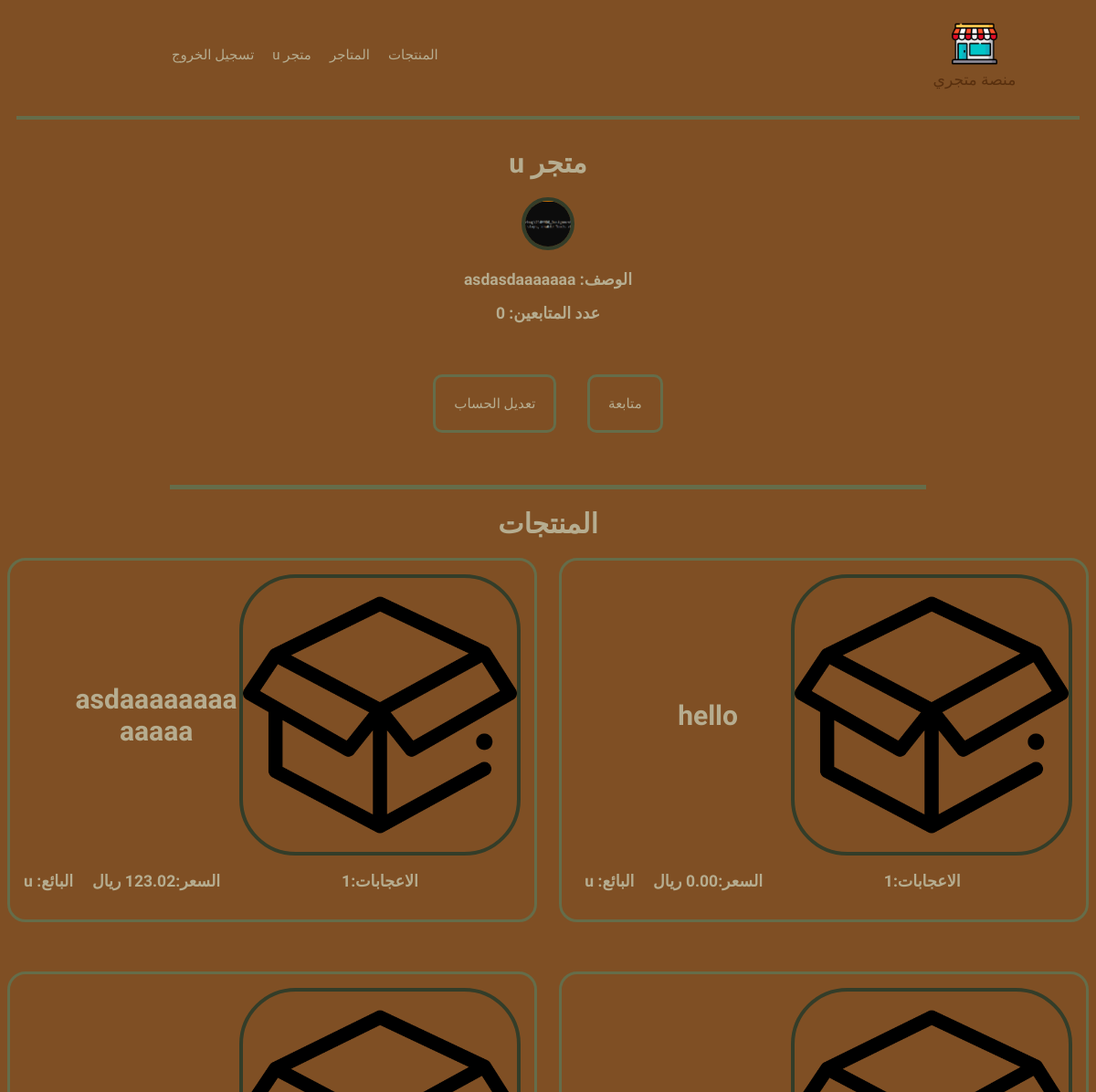
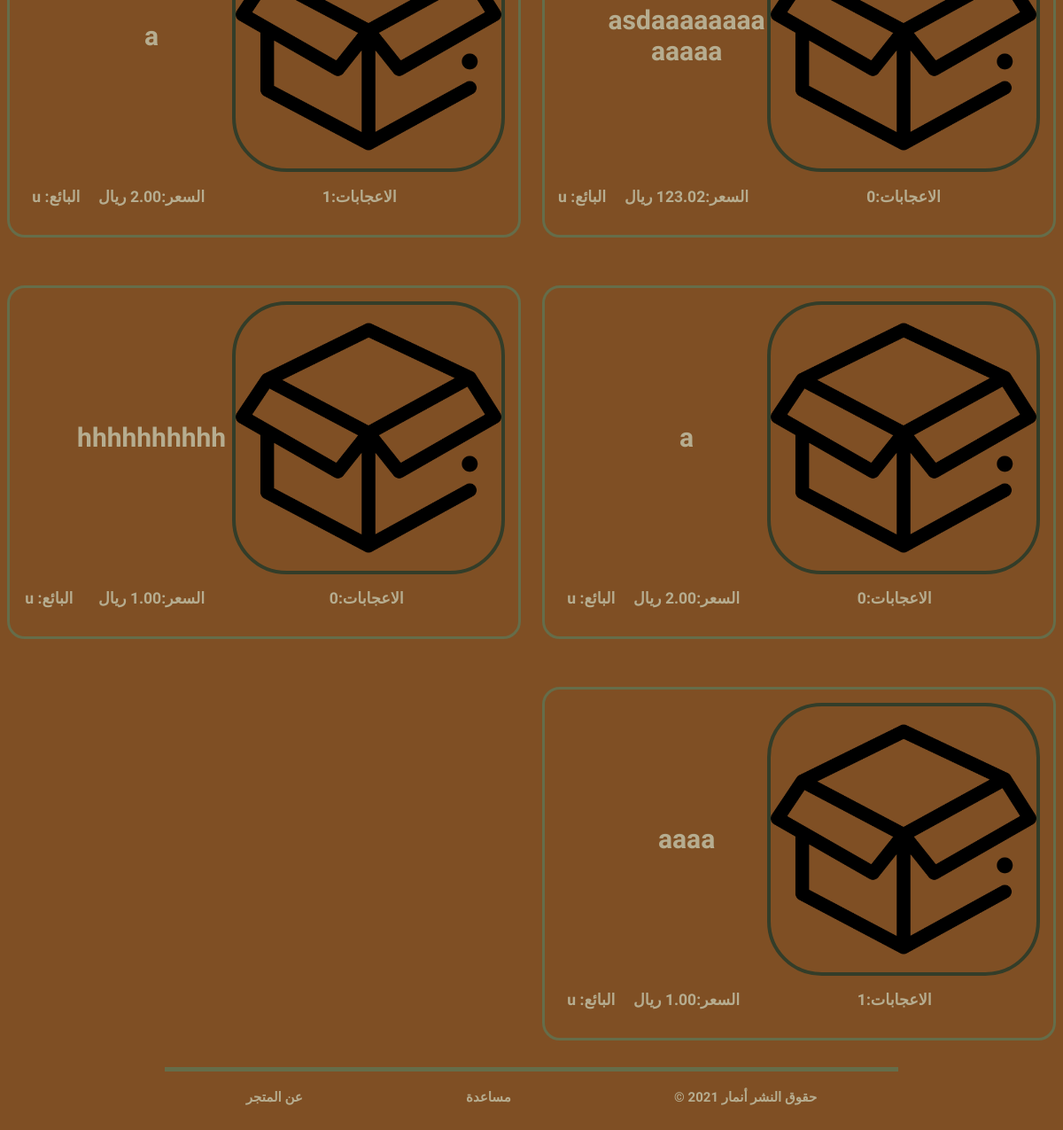
The page /userProfile/2/ (signed in) on the database its author committed (2 pictures, top to bottom).
### UserAccount/models.py (models this page shows)
class Profile(models.Model):
    username = OneToOneField(User, on_delete=models.CASCADE, related_name="user_profile")
    description = models.TextField()
    image = models.ImageField(default="user.png", upload_to="images", blank=True)
    followers = models.ManyToManyField(User, null=True, blank=True)

### Products/models.py (models this page shows)
class Product(models.Model):
    seller = models.ForeignKey(User, on_delete=models.CASCADE, related_name="seller", verbose_name="seller_products")
    image = models.ImageField(default="product.png", upload_to="images", blank=True)
    title = models.CharField(max_length=100)
    description = models.TextField(max_length=300)
    stock = models.IntegerField()
    price = models.DecimalField(max_digits=5, decimal_places=2)
    location = models.CharField(max_length=100)
    payment_type = models.CharField(max_length=100)
    delivery_type = models.CharField(max_length=100)
    likes = models.ManyToManyField(User, null=True, blank=True, related_name='likes')

### UserAccount/views.py (the view)
# urls.py: path("userProfile/<int:id>/", views.userProfile, name="userProfile"),
@login_required
def userProfile(request, id):
    profile = models.Profile.objects.get(id=id)
    followers = profile.followers.all().count()
    products = profile.username.seller.all()
    context = {
        'profile':profile,
        "followers":followers,
        'products':products
    }
    return render(request,"UserAccount/userProfile.html", context)

### UserAccount/templates/UserAccount/userProfile.html (shortened to what this page needs)
{% extends 'base.html' %}
{% block content %}
<div>
    <h1>متجر {{profile.username}}</h1>
    {% if profile.image %}
    <img class="profile-img" src="{{profile.image.url}}" alt="" srcset="">
    {% endif %}
</div>
<h3> الوصف: {{profile.description}}</h3>
<h3>عدد المتابعين: {{followers}}</h3>
<div class="btn-container">
{% if request.user in profile.followers.all %}
<a class="btn" href="{% url 'follow' profile.id %}">الغاء المتابعة</a>
{% else %}
<a class="btn" href="{% url 'follow' profile.id %}">متابعة</a>
{% endif %}
{% if profile.username == request.user %}
    <a class="btn" href="{% url 'createProfile' %}">تعديل الحساب</a>
{% endif %}
</div>
    <h1>المنتجات</h1>
    {% if products %}
    <div class="product-grid">
        {% for product in products %}
            <a href="{% url 'productGet' product.id %}">
                <div class="product">
                    {% if product.image %}
                    <img class="product-img" src="{{ product.image.url }}">
                    {% endif %}
                    <h1>{{product.title}}</h1>
                    <h3>الاعجابات:{{product.likes.count}}</h3>
                    <h3>السعر:{{product.price}} ريال </h3>
                    <h3>البائع: {{product.seller}}</h3>
                </div>
            </a>
        {% endfor %}
    </div>
    {% else %}
    <h2>لم يتم اضافة اي منتج بعد.</h2>
    {% endif %}
{% endblock %}

### templates/base.html (shortened to what this page needs)
{% load static %}
<!DOCTYPE html>
<html dir="rtl" lang="ar">
<head>
    <link rel="stylesheet" href="{% static "css/base.css" %}">
</head>
<body>
    {% block nav %}
    <nav>
        <ul class="nav-container">
            <div class="logo">
                <li>
                    <img class="logo-img" src="{% static 'logo.png' %}">
                    <span class="logo-text">
                        منصة متجري
                    </span>
                </li>
            </div>
            {% if request.get_full_path == "/products/" %}
            <li class="active"><a href="{% url 'product_index' %}">المنتجات</a></li>
            <li><a href="{% url 'user_index' %}">المتاجر</a></li>
            {% elif request.get_full_path == "/users/"%}
            <li><a href="{% url 'product_index' %}">المنتجات</a></li>
            <li class="active"><a href="{% url 'user_index' %}">المتاجر</a></li>
            {% elif request.get_full_path == "/users/"%}
            {% else %}
            <li><a href="{% url 'product_index' %}">المنتجات</a></li>
            <li><a href="{% url 'user_index' %}">المتاجر</a></li>
            {% endif %}
            {% if request.user.is_authenticated %}
            <li><a href="{% url 'userProfile' request.user.user_profile.id %}">متجر {{request.user.username}}</a></li>
            <li>
                <a href="{% url 'logout' %}">تسجيل الخروج</a>
            </li>
            {% endif %}
        </ul>
    </nav>
    {% endblock %}
    {% block content %}
    {% endblock %}
{% block footer %}
<div class="footer">
    <h4>حقوق النشر أنمار 2021 &copy;</h4>
    <h4><a href="{% url 'notYet' %}">مساعدة</a></h4>
    <h4><a href="{% url 'notYet' %}">عن المتجر</a></h4>
</div>
{% endblock %}
</body>
</html>

### static/css/base.css (style rules this page uses)
:root { --logo-color:#582F0E; --primary-bg: #7F4F24; --secondary-bg: #936639; --primary-bg-hover: #A68A64; --secondary-bg-hover: #A68A64; --primary-text-color:#B6AD90; --primary-text-color-hover:#656D4A; --secondary-text-color:#414833; --secondary-text-color-hover:#B6AD90; --btn-bg-color:#C2C5AA; --btn-bg-color-hover:#333D29; --input-bg-color:white; --input-bg-color-hover:gray; --primary-other-color:#656D4A; --primary-other-color-hover:#333D29; --secondary-other-color:#333D29; --secondary-other-color-hover:#C2C5AA; }
body { background-color: var(--primary-bg); text-align: center; overflow-x: hidden; color: var(--primary-text-color); font-size: calc(100vw/80); font-family: 'El Messiri', sans-serif; }
a { text-decoration: none; color: var(--primary-text-color); transition: all 0.6s; }
.btn-container { margin: auto; align-items: center; margin-top: calc(100vw/15); border-bottom: var(--primary-other-color) solid 5px; padding-bottom: calc(100vw/15); max-width: 70%; }
.btn-container a { top: 0; position: relative; border: var(--primary-other-color) solid 3px !important; border-radius: 10px; padding: 20px; color: var(--primary-text-color); transition: all 0.6s; margin: 15px; }
.product-grid { display: grid; grid-template-columns: repeat(2, auto); grid-template-rows: repeat(auto-fit, auto); margin: auto; grid-gap: calc(100vw/50); }
.product { top: 0; position: relative; word-break: break-all; text-align: center; align-items: center; align-content: center; border: var(--primary-other-color) solid 3px; border-radius: 20px; padding: 15px; margin: auto; margin-bottom: 30px; display: grid; grid-template-columns: repeat(3, auto) ; grid-template-rows: repeat(2, auto); transition: all 0.6s; }
.profile-img { object-fit:cover; height: 50px; width: 50px; border: var(--secondary-other-color) solid 4px; border-radius: 60%; padding: 0; margin: 0; }
.logo-img { object-fit:cover; height: 50px; width: 50px; padding: 0; margin: 0; }
.product-img { object-fit:cover; height: calc(100vw/4); width: calc(100vw/4); border: var(--secondary-other-color) solid 4px; border-radius: 20%; padding: 0; margin: 0; }
.nav-container { display: flex; flex-wrap: wrap; justify-content: flex-start; align-items: center; column-gap: 20px; padding-bottom: 30px; border-bottom: var(--primary-other-color) solid 4px; max-width: 95%; margin:auto; padding-top: 15px; margin-bottom: 30px; }
.nav-container li { list-style: none; }
.logo { margin-left: calc(100vw/2.3); margin-right: calc(100vw/40); display: inline-block; }
.logo-text { display: block; color: var(--logo-color); font-size: calc(100vw/70); }
.footer { bottom: 0; display: flex; justify-content: space-around; border-top: var(--primary-other-color) solid 5px; max-width: 70%; margin: auto; }

### rows shown on the page
Profile: username "u", image (picture), description "asdasdaaaaaaa"
Product: image (picture), title "hello", likes.count "1", seller "u"
Product: image (picture), title "asdaaaaaaaaaaaaa", likes.count "1", seller "u"
Product: image (picture), title "asdaaaaaaaaaaaaa", likes.count "0", seller "u"
Product: image (picture), title "a", likes.count "1", seller "u"
Product: image (picture), title "a", likes.count "0", seller "u"
Product: image (picture), title "hhhhhhhhhh", likes.count "0", seller "u"
Product: image (picture), title "aaaa", likes.count "1", seller "u"

### other values the page prints
{{ request.user.username }} "u"
{{ followers }} "0"
